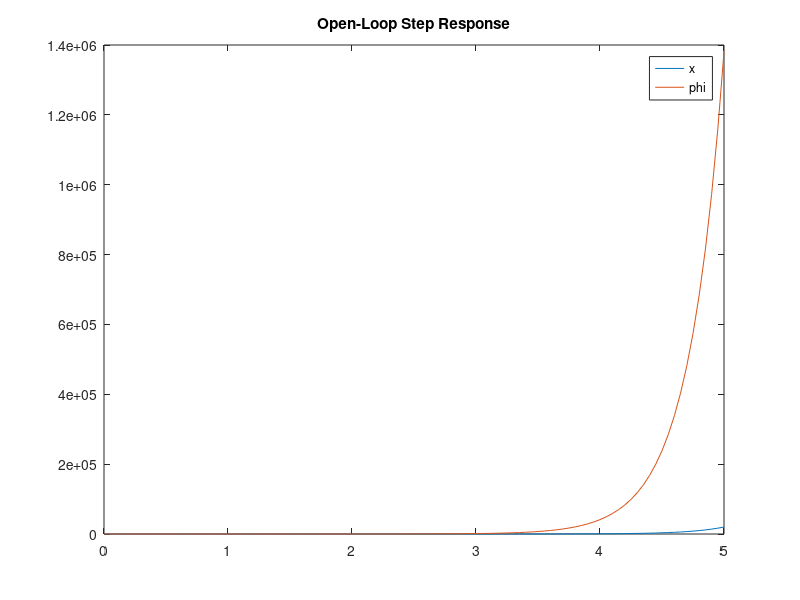
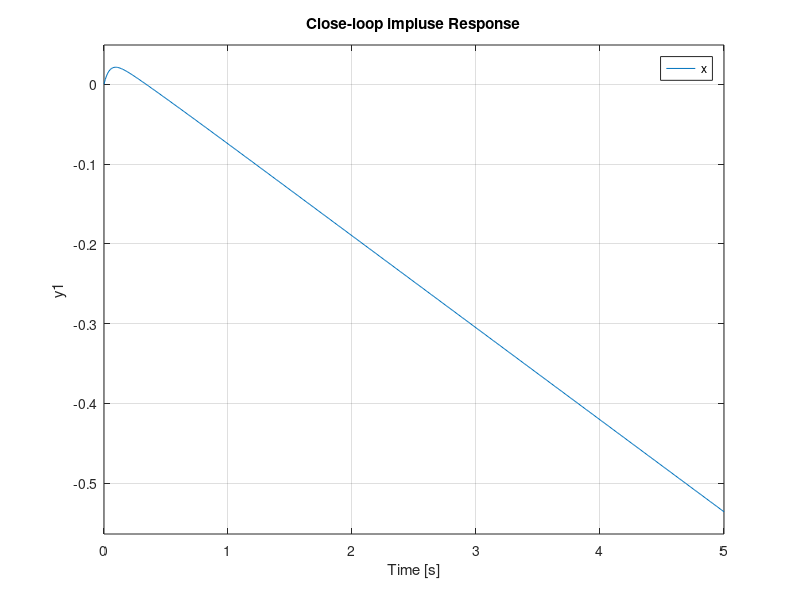

Here is the MATLAB script that generated these plots, in order:
%%% author:廖洽源 %%%
% https://zhuanlan.zhihu.com/p/54071212
%Modeling
%%Transfer Function
mCart = 1.42;  
mPend = 0.12;
b = 0.1;     % 阻尼系数
I = 0.014;     % 转动惯量
g = 9.8;
L = 0.188;
q = (mCart+mPend)*(I+mPend*L^2)-(mPend*L)^2;
s = tf('s');
P_cart = (((I+mPend*L^2)/q)*s^2 - (mPend*g*L/q))/(s^4 + (b*(I + mPend*L^2))*s^3/q - ((mCart + mPend)*mPend*g*L)*s^2/q - b*mPend*g*L*s/q);
P_pend = (mPend*L*s/q)/(s^3 + (b*(I + mPend*L^2))*s^2/q - ((mCart + mPend)*mPend*g*L)*s/q - b*mPend*g*L/q);
sys_tf = [P_cart ; P_pend]
inputs = {'u'};
outputs = {'x'; 'phi'};
set(sys_tf,'InputName',inputs)
set(sys_tf,'OutputName',outputs)

t = 0:0.05:5;
u = ones(size(t));
[y,t] = lsim(sys_tf,u,t);
figure ;
plot(t,y) ;
title('Open-Loop Step Response') ;
% axis([0 3 0 50]) ;
legend('x','phi');

% PID环节
Kp = 100;
Ki = 1;
Kd = 30;
C = pid(Kp,Ki,Kd);
T1 = feedback(P_pend,C);
t=0:0.01:4;
figure;
subplot(2,1,1);
impulse(T1,t)
title('Close-loop impluse Response')
legend('phi');
% figure;
T2 = feedback(1,P_pend*C)*P_cart;
t = 0:0.01:5;
subplot(2,1,2);
impulse(T2, t);
title('Close-loop impluse Response')
legend('x');

